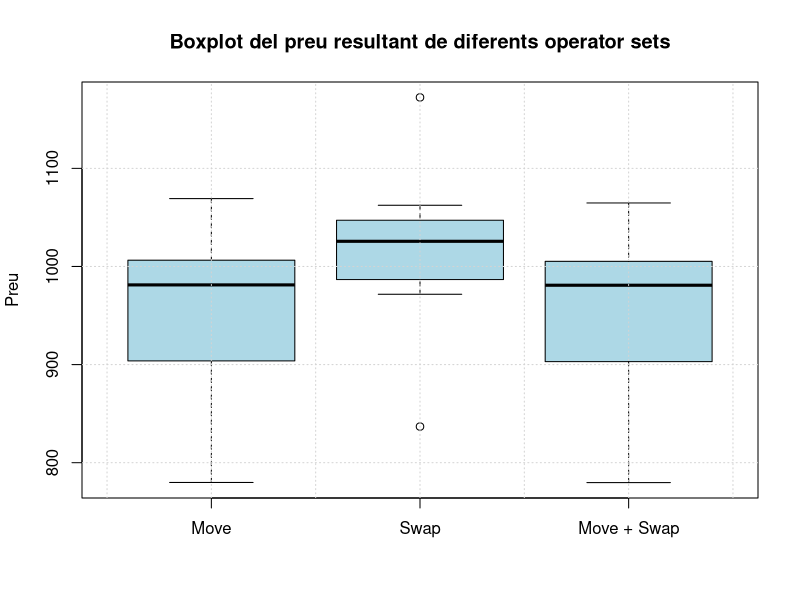

The R source for this figure:
# Dades
data <- read.csv("exp1.csv", sep = ";")
move <- data$mv
swap <- data$sw
mvsw <- data$mvsw

# Crear el boxplot amb noms
boxplot(move, swap, mvsw, 
        main = "Boxplot del preu resultant de diferents operator sets", 
        names = c("Move", "Swap", "Move + Swap"),
        ylab = "Preu",
        col = "lightblue")

# Mostrar la cuadrícula
grid()
